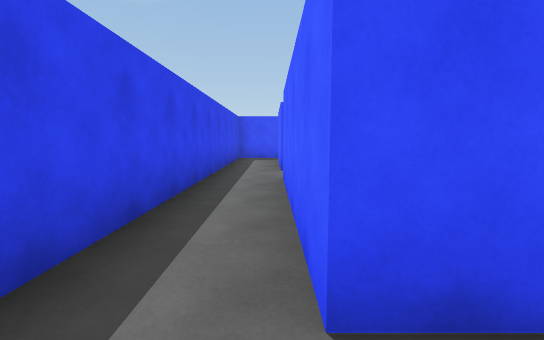
view 1 (above)

24 first-person views from a walk through a Unity game level. The camera is 1.3 m above the floor, tilts 6° down and sees 85° across. The floor is counted in squares, 1.8 m on a side. Each view is taken from the middle of a square. On the plan, view 1 faces up. The plan holds only what a view shows up to about 10 squares ahead; the rest is blank. The place goes on beyond the plan. The player is left out. Surface patterns are stand-ins for the level's own textures.

view 2
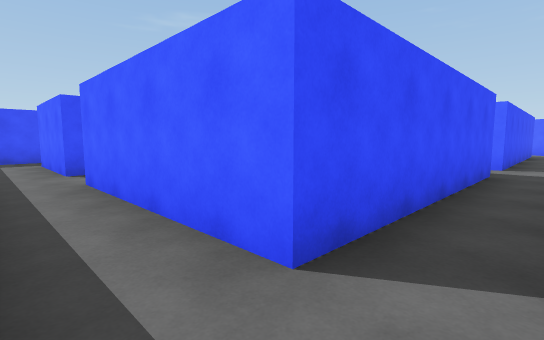

view 3
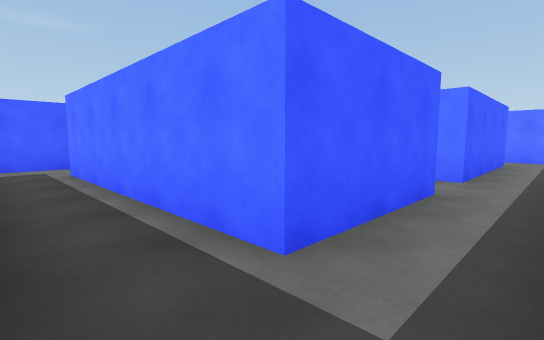

view 4
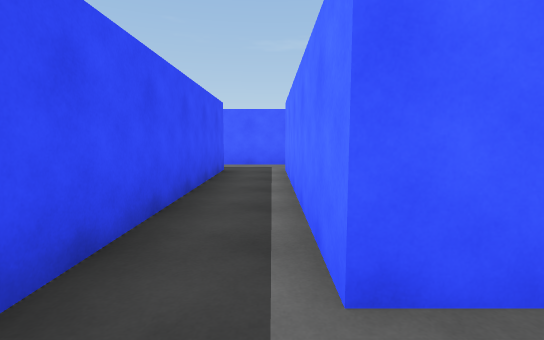

view 5
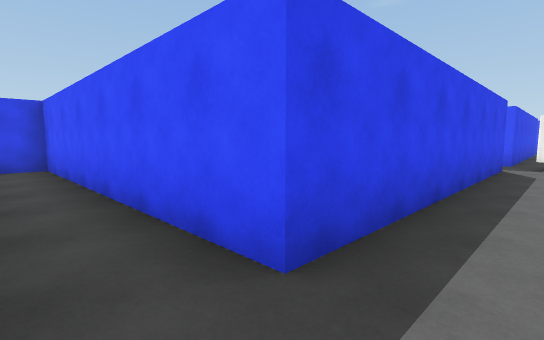

view 6
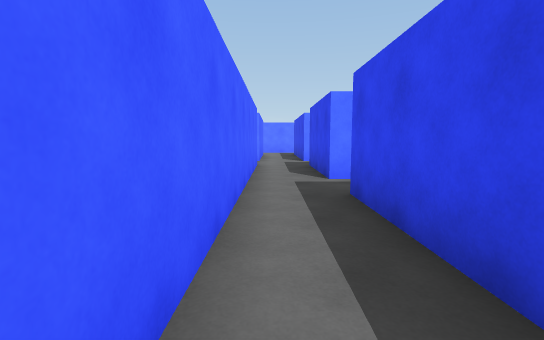

view 7
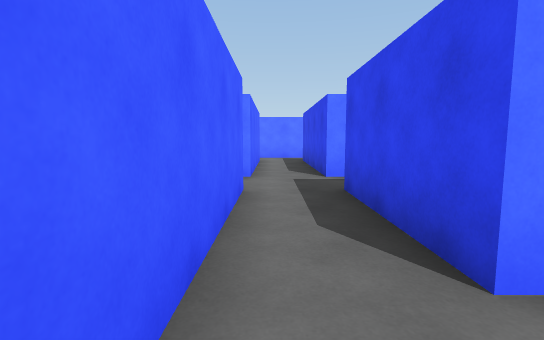

view 8
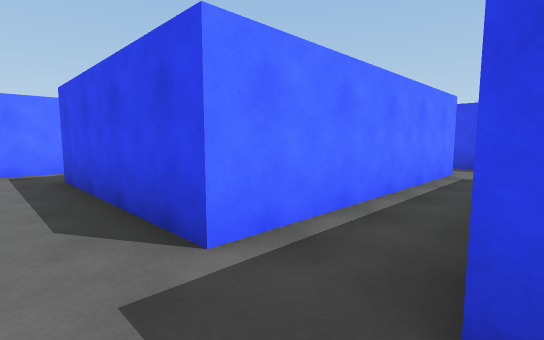

view 9
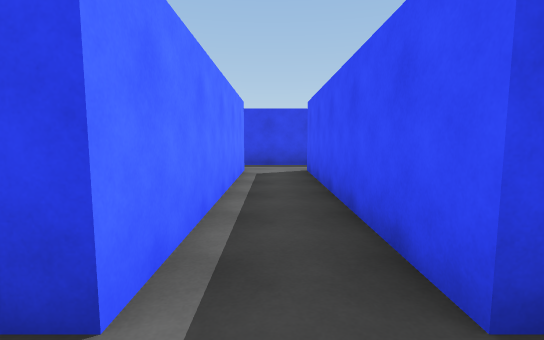

view 10
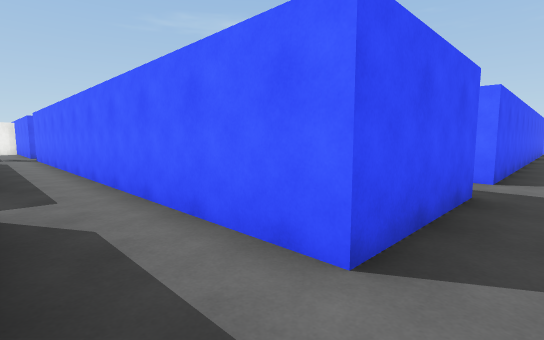

view 11
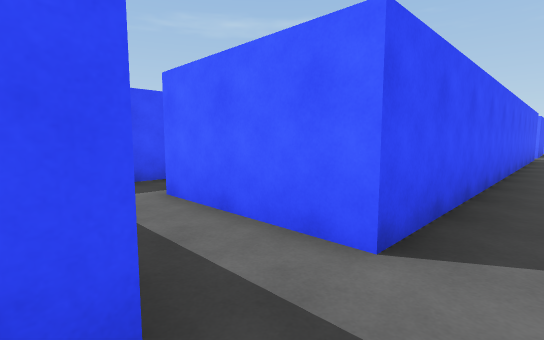

view 12
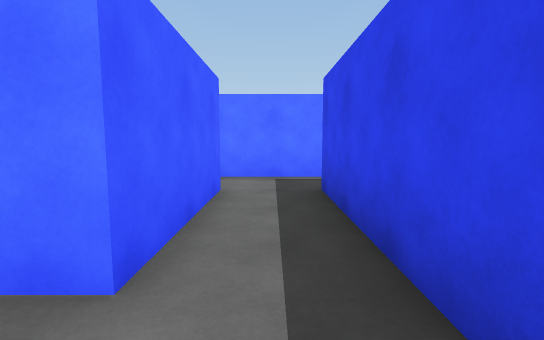

view 13
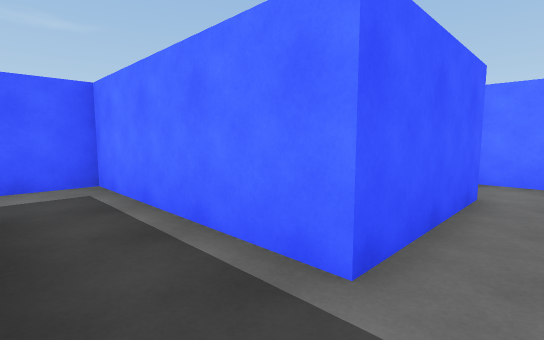

view 14
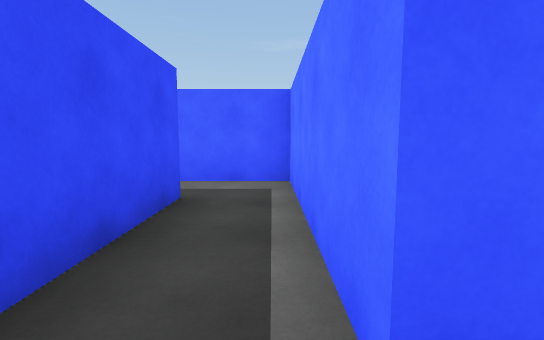

view 15
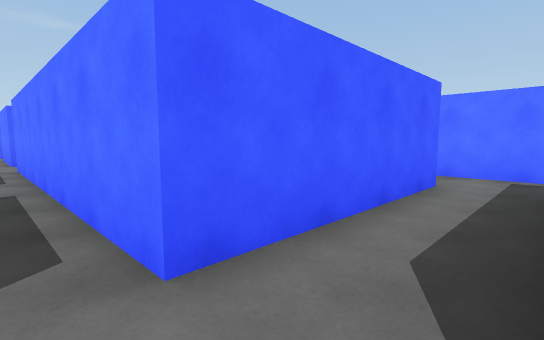

view 16
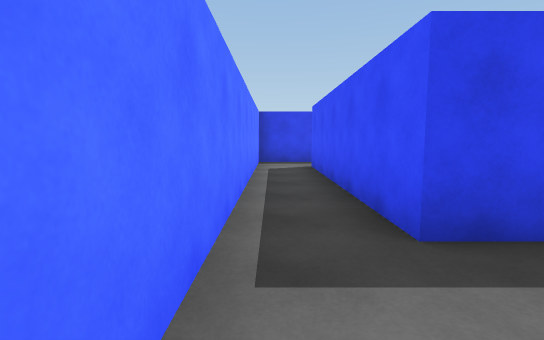

view 17
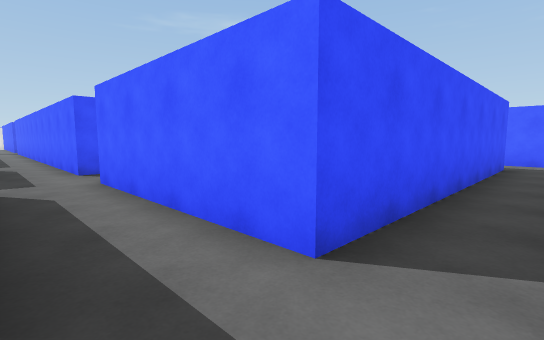

view 18
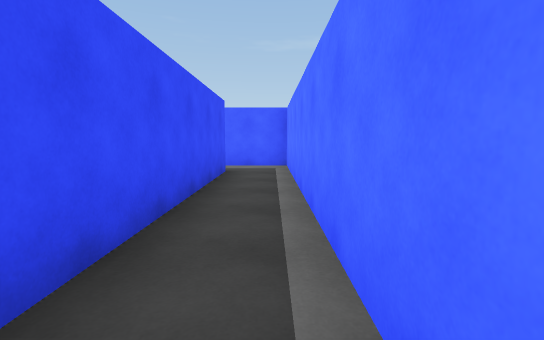

view 19
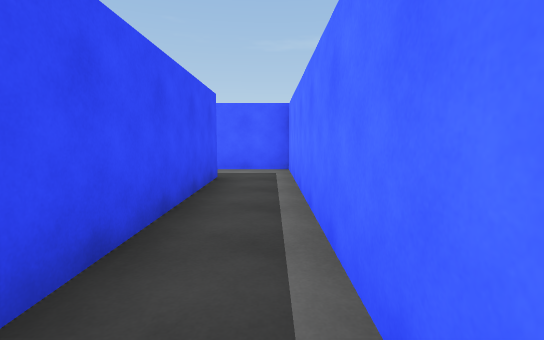

view 20
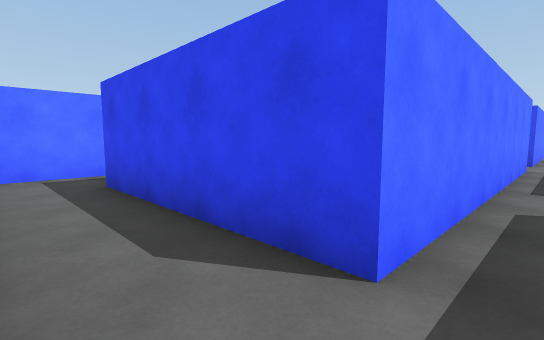

view 21
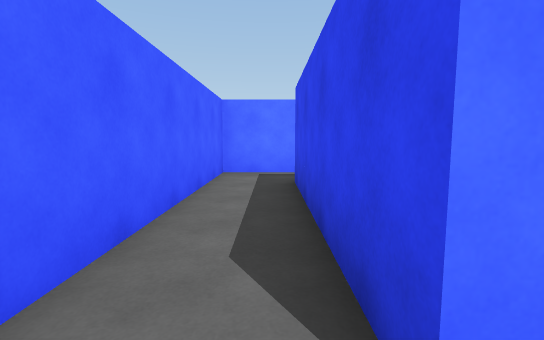

view 22
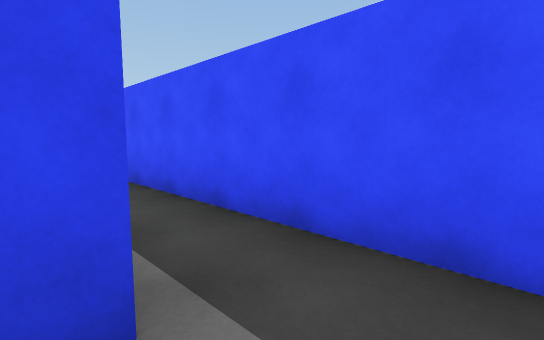

view 23
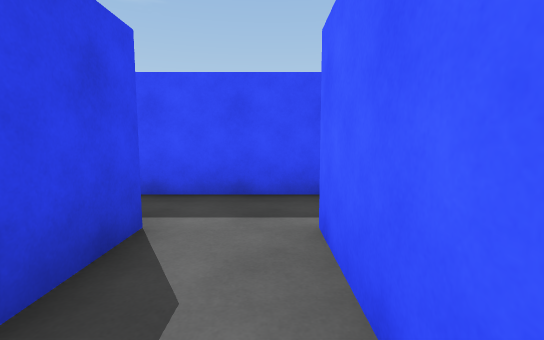

view 24
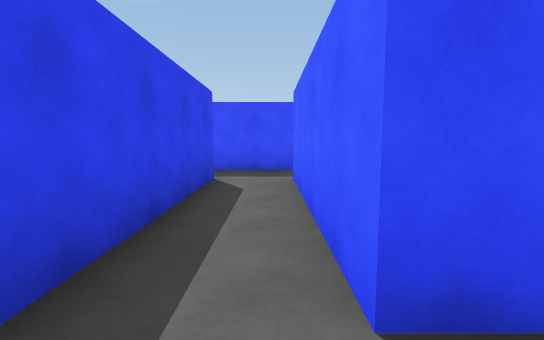

### Floor plan
Points are (right, up) in squares from view 1. A wall is a line through its corners. A room is listed if a view was taken in it or the views show most of it. See-through windows are left out.
Room 1 (views 1, 2, 3, 4, 5, 6, 7)
walls: (0.2, 6.8) (0.2, 9.7) (6, 9.7); (7.4, 9.5) (7.4, 18.4); (0.2, 1) (0.2, 5.4); (6, 18.4) (6, 11.1) (-1.2, 11.1) (-1.2, -0.5); (-0.8, -0.4) (0.4, -0.4)
ways out: opening at (1, 6) to room 2; opening at (7, 9) to room 2; opening at (1, 0) to room 6; opening at (7, 18)
Room 2 (views 8, 9, 10, 15)
walls: (7.4, 6.8) (7.4, 9.5); (6, 9.7) (6, 6.8) (0.2, 6.8); (0.2, 5.4) (6, 5.4)
ways out: opening at (1, 6) to room 1; opening at (7, 9) to room 1; opening at (7, 6) to room 3; opening at (7, 5) to room 6
Room 3 (view 11)
walls: (11.7, 6.8) (11.7, 9.7); (10.3, 9.4) (10.3, 6.8) (7.4, 6.8); (7.4, 5.4) (11.6, 5.4)
ways out: opening at (7, 6) to room 2; opening at (11, 9) to room 4; opening at (12, 6) to room 8
Room 4 (views 12, 13, 14)
walls: (14.6, 11.1) (11.8, 11.1); (11.7, 9.7) (16.1, 9.7) (16.1, 11.6); (10.3, 10.4) (10.3, 9.4)
ways out: opening at (11, 9) to room 3
Room 5 (views 16, 18, 19)
walls: (7.4, -0.4) (16.1, -0.4) (16.1, 5.4); (14.6, 5.4) (14.6, 1) (7.4, 1)
ways out: opening at (8, 0) to room 6; opening at (15, 5) to room 8
Room 6 (view 17)
walls: (7.4, 1) (7.4, 5.4); (0.4, -0.4) (7.4, -0.4); (6, 5.4) (6, 1) (0.2, 1)
ways out: opening at (1, 0) to room 1; opening at (7, 5) to room 2; opening at (8, 0) to room 5
Room 7 (view 20)
walls: (16.1, 5.4) (18.9, 5.4); (20.4, 6.8) (15.4, 6.8)
ways out: opening at (16, 6) to room 8; opening at (20, 5) to room 9; opening at (20, 6)
Room 8 (view 21)
walls: (11.6, 5.4) (14.6, 5.4); (15.4, 6.8) (11.7, 6.8)
ways out: opening at (12, 6) to room 3; opening at (15, 5) to room 5; opening at (16, 6) to room 7
Room 9 (views 22, 23, 24)
walls: (20.4, 1) (20.4, 5.4); (18.9, 5.4) (18.9, 1)
ways out: opening at (20, 5) to room 7

Positions as (right, up) in squares from view 1, and headings:
1: (0, 0), facing up
2: (-1, 0), facing up-right
3: (-1, 11), facing down-right
4: (-1, 10), facing right
5: (7, 10), facing up-left
6: (7, 15), facing down
7: (7, 11), facing down
8: (7, 7), facing down-left
9: (7, 6), facing left
10: (6, 6), facing up-right
11: (10, 6), facing up-right
12: (11, 11), facing down
13: (11, 11), facing down-right
14: (11, 10), facing right
15: (6, 6), facing down-right
16: (8, 0), facing left
17: (6, 0), facing up-right
18: (8, 0), facing right
19: (9, 0), facing right
20: (16, 6), facing down-left
21: (15, 6), facing down
22: (20, 5), facing up-left
23: (20, 3), facing up
24: (20, 0), facing up
